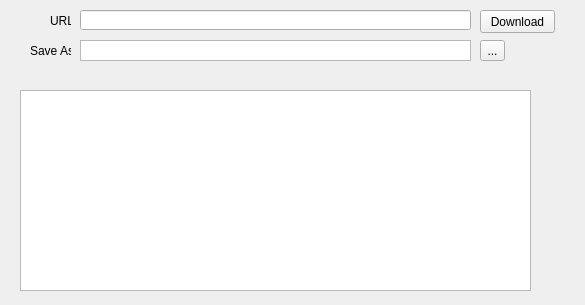
<?xml version="1.0" encoding="UTF-8"?>
<ui version="4.0">
 <class>MainWindow</class>
 <widget class="QMainWindow" name="MainWindow">
  <property name="geometry">
   <rect>
    <x>0</x>
    <y>0</y>
    <width>585</width>
    <height>305</height>
   </rect>
  </property>
  <property name="windowTitle">
   <string>Download Manager</string>
  </property>
  <property name="autoFillBackground">
   <bool>true</bool>
  </property>
  <property name="animated">
   <bool>false</bool>
  </property>
  <widget class="QWidget" name="centralWidget">
   <widget class="QPushButton" name="download_btn">
    <property name="geometry">
     <rect>
      <x>480</x>
      <y>10</y>
      <width>75</width>
      <height>23</height>
     </rect>
    </property>
    <property name="text">
     <string>Download</string>
    </property>
   </widget>
   <widget class="QListWidget" name="listWidget">
    <property name="geometry">
     <rect>
      <x>20</x>
      <y>90</y>
      <width>511</width>
      <height>201</height>
     </rect>
    </property>
    <property name="alternatingRowColors">
     <bool>true</bool>
    </property>
   </widget>
   <widget class="QTextBrowser" name="location">
    <property name="enabled">
     <bool>true</bool>
    </property>
    <property name="geometry">
     <rect>
      <x>80</x>
      <y>40</y>
      <width>391</width>
      <height>21</height>
     </rect>
    </property>
    <property name="maximumSize">
     <size>
      <width>391</width>
      <height>40</height>
     </size>
    </property>
    <property name="inputMethodHints">
     <set>Qt::ImhNone</set>
    </property>
    <property name="frameShadow">
     <enum>QFrame::Sunken</enum>
    </property>
    <property name="verticalScrollBarPolicy">
     <enum>Qt::ScrollBarAlwaysOff</enum>
    </property>
    <property name="horizontalScrollBarPolicy">
     <enum>Qt::ScrollBarAlwaysOff</enum>
    </property>
    <property name="sizeAdjustPolicy">
     <enum>QAbstractScrollArea::AdjustToContentsOnFirstShow</enum>
    </property>
    <property name="tabChangesFocus">
     <bool>false</bool>
    </property>
    <property name="readOnly">
     <bool>true</bool>
    </property>
    <property name="acceptRichText">
     <bool>false</bool>
    </property>
   </widget>
   <widget class="QToolButton" name="folder_sel">
    <property name="geometry">
     <rect>
      <x>480</x>
      <y>40</y>
      <width>25</width>
      <height>21</height>
     </rect>
    </property>
    <property name="text">
     <string>...</string>
    </property>
    <property name="icon">
     <iconset resource="resources.qrc">
      <normaloff>:/Resources/folder-outline-filled.png</normaloff>:/Resources/folder-outline-filled.png</iconset>
    </property>
   </widget>
   <widget class="QLabel" name="label">
    <property name="geometry">
     <rect>
      <x>50</x>
      <y>10</y>
      <width>21</width>
      <height>21</height>
     </rect>
    </property>
    <property name="text">
     <string>URL</string>
    </property>
   </widget>
   <widget class="QLabel" name="label_2">
    <property name="geometry">
     <rect>
      <x>30</x>
      <y>40</y>
      <width>41</width>
      <height>21</height>
     </rect>
    </property>
    <property name="text">
     <string>Save As</string>
    </property>
   </widget>
   <widget class="QLineEdit" name="url">
    <property name="geometry">
     <rect>
      <x>80</x>
      <y>10</y>
      <width>391</width>
      <height>20</height>
     </rect>
    </property>
   </widget>
  </widget>
 </widget>
 <layoutdefault spacing="6" margin="11"/>
 <resources>
  <include location="resources.qrc"/>
 </resources>
 <connections/>
</ui>
